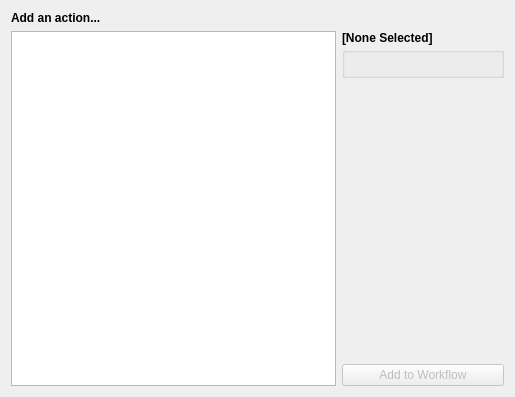
<?xml version="1.0" encoding="UTF-8"?>
<ui version="4.0">
 <class>AMAddActionDialog3</class>
 <widget class="QDialog" name="AMAddActionDialog3">
  <property name="geometry">
   <rect>
    <x>0</x>
    <y>0</y>
    <width>515</width>
    <height>397</height>
   </rect>
  </property>
  <property name="windowTitle">
   <string>Add Action...</string>
  </property>
  <layout class="QVBoxLayout" name="verticalLayout_3">
   <item>
    <widget class="QLabel" name="titleLabel">
     <property name="font">
      <font>
       <weight>75</weight>
       <bold>true</bold>
      </font>
     </property>
     <property name="text">
      <string>Add an action...</string>
     </property>
    </widget>
   </item>
   <item>
    <layout class="QHBoxLayout" name="horizontalLayout" stretch="2,1">
     <item>
      <widget class="QListWidget" name="actionsListWidget">
       <property name="movement">
        <enum>QListView::Static</enum>
       </property>
       <property name="resizeMode">
        <enum>QListView::Adjust</enum>
       </property>
       <property name="viewMode">
        <enum>QListView::IconMode</enum>
       </property>
       <property name="wordWrap">
        <bool>true</bool>
       </property>
      </widget>
     </item>
     <item>
      <layout class="QVBoxLayout" name="verticalLayout">
       <property name="spacing">
        <number>2</number>
       </property>
       <item>
        <widget class="QLabel" name="actionNameLabel">
         <property name="font">
          <font>
           <weight>75</weight>
           <bold>true</bold>
          </font>
         </property>
         <property name="text">
          <string>[None Selected]</string>
         </property>
         <property name="wordWrap">
          <bool>true</bool>
         </property>
        </widget>
       </item>
       <item>
        <widget class="QGroupBox" name="actionDescriptionGroupBox">
         <property name="title">
          <string/>
         </property>
         <layout class="QVBoxLayout" name="verticalLayout_2">
          <property name="margin">
           <number>4</number>
          </property>
          <item>
           <widget class="QLabel" name="actionDescription">
            <property name="text">
             <string/>
            </property>
            <property name="alignment">
             <set>Qt::AlignLeading|Qt::AlignLeft|Qt::AlignTop</set>
            </property>
            <property name="wordWrap">
             <bool>true</bool>
            </property>
           </widget>
          </item>
         </layout>
        </widget>
       </item>
       <item>
        <spacer name="verticalSpacer">
         <property name="orientation">
          <enum>Qt::Vertical</enum>
         </property>
         <property name="sizeHint" stdset="0">
          <size>
           <width>20</width>
           <height>40</height>
          </size>
         </property>
        </spacer>
       </item>
       <item>
        <widget class="QPushButton" name="addToWorkflowButton">
         <property name="enabled">
          <bool>false</bool>
         </property>
         <property name="text">
          <string>Add to Workflow</string>
         </property>
        </widget>
       </item>
      </layout>
     </item>
    </layout>
   </item>
  </layout>
 </widget>
 <resources/>
 <connections/>
</ui>
